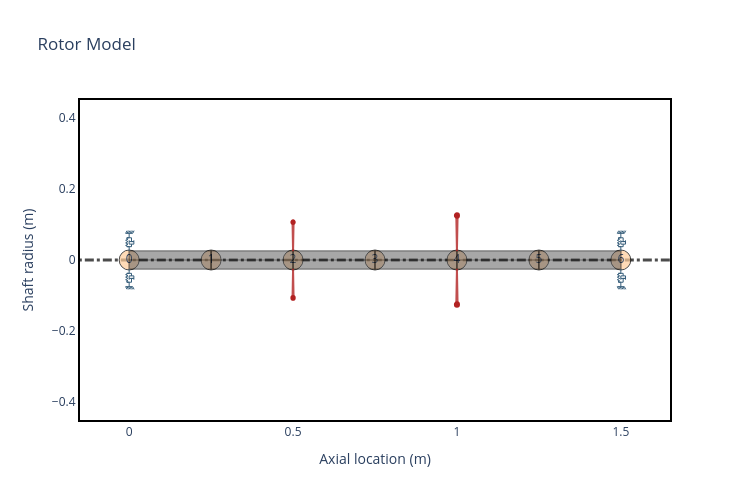

Notebook code for this chart:
### Markdown cell above
### Defining bearings, shaft and disk elements and Creating isotropic rotor

### Code cell
N = 6
L = 1.5/N
idl = 0
odl = 0.050   # shaft diameter

shaft = [rs.ShaftElement(L=L, idl=idl, odl=odl, material=steel) for i in range(N)]
bearings = [
    rs.BearingElement(n=0, kxx=1e6, kyy=1e6, cxx=100, cyy=100),
    rs.BearingElement(n=6, kxx=1e6, kyy=1e6, cxx=100, cyy=100),
]
disks = [
    rs.DiskElement.from_geometry(
        n=N/3, material=steel, width=0.070, i_d=odl, o_d=0.280, scale_factor="mass"
    ),
    rs.DiskElement.from_geometry(
        n=2*N/3, material=steel, width=0.070, i_d=odl, o_d=0.350, scale_factor="mass"
    )
]

rotor = rs.Rotor(shaft_elements=shaft, disk_elements=disks, bearing_elements=bearings)
rotor.plot_rotor(width=750, height=500)

### Figure 1 — Plotly figure (JSON) as saved in the notebook; plotly's stock layout.template omitted (floating-point values rounded to 4 significant figures)
{"data": [{"hoverinfo": "none", "line": {"color": "black", "dash": "dashdot", "width": 3}, "mode": "lines", "opacity": 0.7, "showlegend": false, "type": "scatter", "x": [-0.3, 1.8], "y": [0, 0]}, {"hoverinfo": "none", "marker": {"color": "#ffcc99", "line": {"color": "black", "width": 1}, "opacity": 0.7, "size": 20}, "mode": "markers+text", "showlegend": false, "text": ["0", "1", "2", "3", "4", "5", "6"], "type": "scatter", "x": [0, 0.25, 0.5, 0.75, 1, 1.25, 1.5], "y": [0, 0, 0, 0, 0, 0, 0]}, {"customdata": [[0, 0.05, 0, 0.05, 0, 0.25, "steel"], [0, 0.05, 0, 0.05, 0, 0.25, "steel"], [0, 0.05, 0, 0.05, 0, 0.25, "steel"], [0, 0.05, 0, 0.05, 0, 0.25, "steel"], [0, 0.05, 0, 0.05, 0, 0.25, "steel"], [0, 0.05, 0, 0.05, 0, 0.25, "steel"], [0, 0.05, 0, 0.05, 0, 0.25, "steel"], [0, 0.05, 0, 0.05, 0, 0.25, "steel"], [0, 0.05, 0, 0.05, 0, 0.25, "steel"], [0, 0.05, 0, 0.05, 0, 0.25, "steel"]], "fill": "toself", "fillcolor": "#525252", "hoverinfo": "text", "hoverlabel": {"bgcolor": "#525252"}, "hoveron": "points+fills", "hovertemplate": "Element Number: 0<br>Left Outer Diameter: 0.05 m<br>Left Inner Diameter: 0.0 m<br>Right Outer Diameter: 0.05 m<br>Right Inner Diameter: 0.0 m<br>Element Length: 0.25 m<br>Material: steel<br>", "legendgroup": "Shaft", "line": {"color": "black", "width": 1.5}, "mode": "lines", "name": "ShaftElement 0", "opacity": 0.5, "showlegend": false, "text": "Element Number: 0<br>Left Outer Diameter: 0.05 m<br>Left Inner Diameter: 0.0 m<br>Right Outer Diameter: 0.05 m<br>Right Inner Diameter: 0.0 m<br>Element Length: 0.25 m<br>Material: steel<br>", "type": "scatter", "x": [0, 0, 0.25, 0.25, 0, 0, 0, 0.25, 0.25, 0], "y": [0, 0.025, 0.025, 0, 0, 0, -0.025, -0.025, 0, 0]}, {"customdata": [[1, 0.05, 0, 0.05, 0, 0.25, "steel"], [1, 0.05, 0, 0.05, 0, 0.25, "steel"], [1, 0.05, 0, 0.05, 0, 0.25, "steel"], [1, 0.05, 0, 0.05, 0, 0.25, "steel"], [1, 0.05, 0, 0.05, 0, 0.25, "steel"], [1, 0.05, 0, 0.05, 0, 0.25, "steel"], [1, 0.05, 0, 0.05, 0, 0.25, "steel"], [1, 0.05, 0, 0.05, 0, 0.25, "steel"], [1, 0.05, 0, 0.05, 0, 0.25, "steel"], [1, 0.05, 0, 0.05, 0, 0.25, "steel"]], "fill": "toself", "fillcolor": "#525252", "hoverinfo": "text", "hoverlabel": {"bgcolor": "#525252"}, "hoveron": "points+fills", "hovertemplate": "Element Number: 1<br>Left Outer Diameter: 0.05 m<br>Left Inner Diameter: 0.0 m<br>Right Outer Diameter: 0.05 m<br>Right Inner Diameter: 0.0 m<br>Element Length: 0.25 m<br>Material: steel<br>", "legendgroup": "Shaft", "line": {"color": "black", "width": 1.5}, "mode": "lines", "name": "ShaftElement 1", "opacity": 0.5, "showlegend": false, "text": "Element Number: 1<br>Left Outer Diameter: 0.05 m<br>Left Inner Diameter: 0.0 m<br>Right Outer Diameter: 0.05 m<br>Right Inner Diameter: 0.0 m<br>Element Length: 0.25 m<br>Material: steel<br>", "type": "scatter", "x": [0.25, 0.25, 0.5, 0.5, 0.25, 0.25, 0.25, 0.5, 0.5, 0.25], "y": [0, 0.025, 0.025, 0, 0, 0, -0.025, -0.025, 0, 0]}, {"customdata": [[2, 0.05, 0, 0.05, 0, 0.25, "steel"], [2, 0.05, 0, 0.05, 0, 0.25, "steel"], [2, 0.05, 0, 0.05, 0, 0.25, "steel"], [2, 0.05, 0, 0.05, 0, 0.25, "steel"], [2, 0.05, 0, 0.05, 0, 0.25, "steel"], [2, 0.05, 0, 0.05, 0, 0.25, "steel"], [2, 0.05, 0, 0.05, 0, 0.25, "steel"], [2, 0.05, 0, 0.05, 0, 0.25, "steel"], [2, 0.05, 0, 0.05, 0, 0.25, "steel"], [2, 0.05, 0, 0.05, 0, 0.25, "steel"]], "fill": "toself", "fillcolor": "#525252", "hoverinfo": "text", "hoverlabel": {"bgcolor": "#525252"}, "hoveron": "points+fills", "hovertemplate": "Element Number: 2<br>Left Outer Diameter: 0.05 m<br>Left Inner Diameter: 0.0 m<br>Right Outer Diameter: 0.05 m<br>Right Inner Diameter: 0.0 m<br>Element Length: 0.25 m<br>Material: steel<br>", "legendgroup": "Shaft", "line": {"color": "black", "width": 1.5}, "mode": "lines", "name": "ShaftElement 2", "opacity": 0.5, "showlegend": false, "text": "Element Number: 2<br>Left Outer Diameter: 0.05 m<br>Left Inner Diameter: 0.0 m<br>Right Outer Diameter: 0.05 m<br>Right Inner Diameter: 0.0 m<br>Element Length: 0.25 m<br>Material: steel<br>", "type": "scatter", "x": [0.5, 0.5, 0.75, 0.75, 0.5, 0.5, 0.5, 0.75, 0.75, 0.5], "y": [0, 0.025, 0.025, 0, 0, 0, -0.025, -0.025, 0, 0]}, {"customdata": [[3, 0.05, 0, 0.05, 0, 0.25, "steel"], [3, 0.05, 0, 0.05, 0, 0.25, "steel"], [3, 0.05, 0, 0.05, 0, 0.25, "steel"], [3, 0.05, 0, 0.05, 0, 0.25, "steel"], [3, 0.05, 0, 0.05, 0, 0.25, "steel"], [3, 0.05, 0, 0.05, 0, 0.25, "steel"], [3, 0.05, 0, 0.05, 0, 0.25, "steel"], [3, 0.05, 0, 0.05, 0, 0.25, "steel"], [3, 0.05, 0, 0.05, 0, 0.25, "steel"], [3, 0.05, 0, 0.05, 0, 0.25, "steel"]], "fill": "toself", "fillcolor": "#525252", "hoverinfo": "text", "hoverlabel": {"bgcolor": "#525252"}, "hoveron": "points+fills", "hovertemplate": "Element Number: 3<br>Left Outer Diameter: 0.05 m<br>Left Inner Diameter: 0.0 m<br>Right Outer Diameter: 0.05 m<br>Right Inner Diameter: 0.0 m<br>Element Length: 0.25 m<br>Material: steel<br>", "legendgroup": "Shaft", "line": {"color": "black", "width": 1.5}, "mode": "lines", "name": "ShaftElement 3", "opacity": 0.5, "showlegend": false, "text": "Element Number: 3<br>Left Outer Diameter: 0.05 m<br>Left Inner Diameter: 0.0 m<br>Right Outer Diameter: 0.05 m<br>Right Inner Diameter: 0.0 m<br>Element Length: 0.25 m<br>Material: steel<br>", "type": "scatter", "x": [0.75, 0.75, 1, 1, 0.75, 0.75, 0.75, 1, 1, 0.75], "y": [0, 0.025, 0.025, 0, 0, 0, -0.025, -0.025, 0, 0]}, {"customdata": [[4, 0.05, 0, 0.05, 0, 0.25, "steel"], [4, 0.05, 0, 0.05, 0, 0.25, "steel"], [4, 0.05, 0, 0.05, 0, 0.25, "steel"], [4, 0.05, 0, 0.05, 0, 0.25, "steel"], [4, 0.05, 0, 0.05, 0, 0.25, "steel"], [4, 0.05, 0, 0.05, 0, 0.25, "steel"], [4, 0.05, 0, 0.05, 0, 0.25, "steel"], [4, 0.05, 0, 0.05, 0, 0.25, "steel"], [4, 0.05, 0, 0.05, 0, 0.25, "steel"], [4, 0.05, 0, 0.05, 0, 0.25, "steel"]], "fill": "toself", "fillcolor": "#525252", "hoverinfo": "text", "hoverlabel": {"bgcolor": "#525252"}, "hoveron": "points+fills", "hovertemplate": "Element Number: 4<br>Left Outer Diameter: 0.05 m<br>Left Inner Diameter: 0.0 m<br>Right Outer Diameter: 0.05 m<br>Right Inner Diameter: 0.0 m<br>Element Length: 0.25 m<br>Material: steel<br>", "legendgroup": "Shaft", "line": {"color": "black", "width": 1.5}, "mode": "lines", "name": "ShaftElement 4", "opacity": 0.5, "showlegend": false, "text": "Element Number: 4<br>Left Outer Diameter: 0.05 m<br>Left Inner Diameter: 0.0 m<br>Right Outer Diameter: 0.05 m<br>Right Inner Diameter: 0.0 m<br>Element Length: 0.25 m<br>Material: steel<br>", "type": "scatter", "x": [1, 1, 1.25, 1.25, 1, 1, 1, 1.25, 1.25, 1], "y": [0, 0.025, 0.025, 0, 0, 0, -0.025, -0.025, 0, 0]}, {"customdata": [[5, 0.05, 0, 0.05, 0, 0.25, "steel"], [5, 0.05, 0, 0.05, 0, 0.25, "steel"], [5, 0.05, 0, 0.05, 0, 0.25, "steel"], [5, 0.05, 0, 0.05, 0, 0.25, "steel"], [5, 0.05, 0, 0.05, 0, 0.25, "steel"], [5, 0.05, 0, 0.05, 0, 0.25, "steel"], [5, 0.05, 0, 0.05, 0, 0.25, "steel"], [5, 0.05, 0, 0.05, 0, 0.25, "steel"], [5, 0.05, 0, 0.05, 0, 0.25, "steel"], [5, 0.05, 0, 0.05, 0, 0.25, "steel"]], "fill": "toself", "fillcolor": "#525252", "hoverinfo": "text", "hoverlabel": {"bgcolor": "#525252"}, "hoveron": "points+fills", "hovertemplate": "Element Number: 5<br>Left Outer Diameter: 0.05 m<br>Left Inner Diameter: 0.0 m<br>Right Outer Diameter: 0.05 m<br>Right Inner Diameter: 0.0 m<br>Element Length: 0.25 m<br>Material: steel<br>", "legendgroup": "Shaft", "line": {"color": "black", "width": 1.5}, "mode": "lines", "name": "ShaftElement 5", "opacity": 0.5, "showlegend": false, "text": "Element Number: 5<br>Left Outer Diameter: 0.05 m<br>Left Inner Diameter: 0.0 m<br>Right Outer Diameter: 0.05 m<br>Right Inner Diameter: 0.0 m<br>Element Length: 0.25 m<br>Material: steel<br>", "type": "scatter", "x": [1.25, 1.25, 1.5, 1.5, 1.25, 1.25, 1.25, 1.5, 1.5, 1.25], "y": [0, 0.025, 0.025, 0, 0, 0, -0.025, -0.025, 0, 0]}, {"customdata": [[2, 0.3296, 0.1781, 32.59], [2, 0.3296, 0.1781, 32.59], [2, 0.3296, 0.1781, 32.59], [2, 0.3296, 0.1781, 32.59], [2, 0.3296, 0.1781, 32.59], [2, 0.3296, 0.1781, 32.59], [2, 0.3296, 0.1781, 32.59], [2, 0.3296, 0.1781, 32.59], [2, 0.3296, 0.1781, 32.59]], "fill": "toself", "fillcolor": "Firebrick", "hoverinfo": "text", "hoverlabel": {"bgcolor": "Firebrick"}, "hoveron": "points+fills", "hovertemplate": "Disk Node: 2<br>Polar Inertia: 3.296e-01<br>Diametral Inertia: 1.781e-01<br>Disk mass: 32.590<br>", "legendgroup": "disks", "line": {"color": "Firebrick", "width": 2}, "mode": "lines", "name": "Disk 0", "opacity": 0.8, "showlegend": false, "text": "Disk Node: 2<br>Polar Inertia: 3.296e-01<br>Diametral Inertia: 1.781e-01<br>Disk mass: 32.590<br>", "type": "scatter", "x": [0.5, 0.5016, 0.4984, 0.5, null, 0.5, 0.5016, 0.4984, 0.5], "y": [0.025, 0.1066, 0.1066, 0.025, null, -0.025, -0.1066, -0.1066, -0.025]}, {"customdata": [[4, 0.8051, 0.4236, 51.53], [4, 0.8051, 0.4236, 51.53], [4, 0.8051, 0.4236, 51.53], [4, 0.8051, 0.4236, 51.53], [4, 0.8051, 0.4236, 51.53], [4, 0.8051, 0.4236, 51.53], [4, 0.8051, 0.4236, 51.53], [4, 0.8051, 0.4236, 51.53], [4, 0.8051, 0.4236, 51.53]], "fill": "toself", "fillcolor": "Firebrick", "hoverinfo": "text", "hoverlabel": {"bgcolor": "Firebrick"}, "hoveron": "points+fills", "hovertemplate": "Disk Node: 4<br>Polar Inertia: 8.051e-01<br>Diametral Inertia: 4.236e-01<br>Disk mass: 51.525<br>", "legendgroup": "disks", "line": {"color": "Firebrick", "width": 2}, "mode": "lines", "name": "Disk 1", "opacity": 0.8, "showlegend": false, "text": "Disk Node: 4<br>Polar Inertia: 8.051e-01<br>Diametral Inertia: 4.236e-01<br>Disk mass: 51.525<br>", "type": "scatter", "x": [1, 1.002, 0.998, 1, null, 1, 1.002, 0.998, 1], "y": [0.025, 0.125, 0.125, 0.025, null, -0.025, -0.125, -0.125, -0.025]}, {"hoverinfo": "none", "legendgroup": "bearings", "line": {"color": "#355d7a", "width": 1}, "mode": "lines", "name": "Bearing 0", "showlegend": false, "type": "scatter", "x": [0, 0, -0.007143, 0.007143], "y": [0.025, 0.0375, 0.0375, 0.0375]}, {"hoverinfo": "none", "legendgroup": "bearings", "line": {"color": "#355d7a", "width": 1}, "mode": "lines", "name": "Bearing 0", "showlegend": false, "type": "scatter", "x": [0, 0, -0.007143, 0.007143], "y": [-0.025, -0.0375, -0.0375, -0.0375]}, {"hoverinfo": "none", "legendgroup": "bearings", "line": {"color": "#355d7a", "width": 1}, "mode": "lines", "name": "Bearing 0", "showlegend": false, "type": "scatter", "x": [0, 0, -0.007143, 0.007143], "y": [0.075, 0.0625, 0.0625, 0.0625]}, {"hoverinfo": "none", "legendgroup": "bearings", "line": {"color": "#355d7a", "width": 1}, "mode": "lines", "name": "Bearing 0", "showlegend": false, "type": "scatter", "x": [0, 0, -0.007143, 0.007143], "y": [-0.075, -0.0625, -0.0625, -0.0625]}, {"hoverinfo": "none", "legendgroup": "bearings", "line": {"color": "#355d7a", "width": 1}, "mode": "lines", "name": "Bearing 0", "showlegend": false, "type": "scatter", "x": [-0.01071, 0.01071], "y": [0.075, 0.075]}, {"hoverinfo": "none", "legendgroup": "bearings", "line": {"color": "#355d7a", "width": 1}, "mode": "lines", "name": "Bearing 0", "showlegend": false, "type": "scatter", "x": [-0.01071, 0.01071], "y": [-0.075, -0.075]}, {"hoverinfo": "none", "legendgroup": "bearings", "line": {"color": "#355d7a", "width": 1}, "mode": "lines", "name": "Bearing 0", "showlegend": false, "type": "scatter", "x": [-0.01071, -0.006429], "y": [0.075, 0.0825]}, {"hoverinfo": "none", "legendgroup": "bearings", "line": {"color": "#355d7a", "width": 1}, "mode": "lines", "name": "Bearing 0", "showlegend": false, "type": "scatter", "x": [-0.01071, -0.006429], "y": [-0.075, -0.0825]}, {"hoverinfo": "none", "legendgroup": "bearings", "line": {"color": "#355d7a", "width": 1}, "mode": "lines", "name": "Bearing 0", "showlegend": false, "type": "scatter", "x": [-0.006429, -0.002143], "y": [0.075, 0.0825]}, {"hoverinfo": "none", "legendgroup": "bearings", "line": {"color": "#355d7a", "width": 1}, "mode": "lines", "name": "Bearing 0", "showlegend": false, "type": "scatter", "x": [-0.006429, -0.002143], "y": [-0.075, -0.0825]}, {"hoverinfo": "none", "legendgroup": "bearings", "line": {"color": "#355d7a", "width": 1}, "mode": "lines", "name": "Bearing 0", "showlegend": false, "type": "scatter", "x": [-0.002143, 0.002143], "y": [0.075, 0.0825]}, {"hoverinfo": "none", "legendgroup": "bearings", "line": {"color": "#355d7a", "width": 1}, "mode": "lines", "name": "Bearing 0", "showlegend": false, "type": "scatter", "x": [-0.002143, 0.002143], "y": [-0.075, -0.0825]}, {"hoverinfo": "none", "legendgroup": "bearings", "line": {"color": "#355d7a", "width": 1}, "mode": "lines", "name": "Bearing 0", "showlegend": false, "type": "scatter", "x": [0.002143, 0.006429], "y": [0.075, 0.0825]}, {"hoverinfo": "none", "legendgroup": "bearings", "line": {"color": "#355d7a", "width": 1}, "mode": "lines", "name": "Bearing 0", "showlegend": false, "type": "scatter", "x": [0.002143, 0.006429], "y": [-0.075, -0.0825]}, {"hoverinfo": "none", "legendgroup": "bearings", "line": {"color": "#355d7a", "width": 1}, "mode": "lines", "name": "Bearing 0", "showlegend": false, "type": "scatter", "x": [0.006429, 0.01071], "y": [0.075, 0.0825]}, {"hoverinfo": "none", "legendgroup": "bearings", "line": {"color": "#355d7a", "width": 1}, "mode": "lines", "name": "Bearing 0", "showlegend": false, "type": "scatter", "x": [0.006429, 0.01071], "y": [-0.075, -0.0825]}, {"hoverinfo": "none", "legendgroup": "bearings", "line": {"color": "#355d7a", "width": 1}, "mode": "lines", "name": "Bearing 0", "showlegend": false, "type": "scatter", "x": [0.01071, 0.015], "y": [0.075, 0.0825]}, {"hoverinfo": "none", "legendgroup": "bearings", "line": {"color": "#355d7a", "width": 1}, "mode": "lines", "name": "Bearing 0", "showlegend": false, "type": "scatter", "x": [0.01071, 0.015], "y": [-0.075, -0.0825]}, {"hoverinfo": "none", "legendgroup": "bearings", "line": {"color": "#355d7a", "width": 1}, "mode": "lines", "name": "Bearing 0", "showlegend": false, "type": "scatter", "x": [-0.007143, -0.007143, -0.01071, -0.003571, -0.01071, -0.003571, -0.01071, -0.003571, -0.007143, -0.007143], "y": [0.0375, 0.04107, 0.04107, 0.04464, 0.04821, 0.05179, 0.05536, 0.05893, 0.05893, 0.0625]}, {"hoverinfo": "none", "legendgroup": "bearings", "line": {"color": "#355d7a", "width": 1}, "mode": "lines", "name": "Bearing 0", "showlegend": false, "type": "scatter", "x": [-0.007143, -0.007143, -0.01071, -0.003571, -0.01071, -0.003571, -0.01071, -0.003571, -0.007143, -0.007143], "y": [-0.0375, -0.04107, -0.04107, -0.04464, -0.04821, -0.05179, -0.05536, -0.05893, -0.05893, -0.0625]}, {"hoverinfo": "none", "legendgroup": "bearings", "line": {"color": "#355d7a", "width": 1}, "mode": "lines", "name": "Bearing 0", "showlegend": false, "type": "scatter", "x": [0.007143, 0.007143], "y": [0.0375, 0.04464]}, {"hoverinfo": "none", "legendgroup": "bearings", "line": {"color": "#355d7a", "width": 1}, "mode": "lines", "name": "Bearing 0", "showlegend": false, "type": "scatter", "x": [0.007143, 0.007143], "y": [-0.0375, -0.04464]}, {"hoverinfo": "none", "legendgroup": "bearings", "line": {"color": "#355d7a", "width": 1}, "mode": "lines", "name": "Bearing 0", "showlegend": false, "type": "scatter", "x": [0, 0, 0.01429, 0.01429], "y": [0.05536, 0.04464, 0.04464, 0.05536]}, {"hoverinfo": "none", "legendgroup": "bearings", "line": {"color": "#355d7a", "width": 1}, "mode": "lines", "name": "Bearing 0", "showlegend": false, "type": "scatter", "x": [0, 0, 0.01429, 0.01429], "y": [-0.05536, -0.04464, -0.04464, -0.05536]}, {"hoverinfo": "none", "legendgroup": "bearings", "line": {"color": "#355d7a", "width": 1}, "mode": "lines", "name": "Bearing 0", "showlegend": false, "type": "scatter", "x": [0, 0.01429, 0.007143, 0.007143], "y": [0.05179, 0.05179, 0.05179, 0.0625]}, {"hoverinfo": "none", "legendgroup": "bearings", "line": {"color": "#355d7a", "width": 1}, "mode": "lines", "name": "Bearing 0", "showlegend": false, "type": "scatter", "x": [0, 0.01429, 0.007143, 0.007143], "y": [-0.05179, -0.05179, -0.05179, -0.0625]}, {"hoverinfo": "none", "legendgroup": "bearings", "line": {"color": "#355d7a", "width": 1}, "mode": "lines", "name": "Bearing 1", "showlegend": false, "type": "scatter", "x": [1.5, 1.5, 1.493, 1.507], "y": [0.025, 0.0375, 0.0375, 0.0375]}, {"hoverinfo": "none", "legendgroup": "bearings", "line": {"color": "#355d7a", "width": 1}, "mode": "lines", "name": "Bearing 1", "showlegend": false, "type": "scatter", "x": [1.5, 1.5, 1.493, 1.507], "y": [-0.025, -0.0375, -0.0375, -0.0375]}, {"hoverinfo": "none", "legendgroup": "bearings", "line": {"color": "#355d7a", "width": 1}, "mode": "lines", "name": "Bearing 1", "showlegend": false, "type": "scatter", "x": [1.5, 1.5, 1.493, 1.507], "y": [0.075, 0.0625, 0.0625, 0.0625]}, {"hoverinfo": "none", "legendgroup": "bearings", "line": {"color": "#355d7a", "width": 1}, "mode": "lines", "name": "Bearing 1", "showlegend": false, "type": "scatter", "x": [1.5, 1.5, 1.493, 1.507], "y": [-0.075, -0.0625, -0.0625, -0.0625]}, {"hoverinfo": "none", "legendgroup": "bearings", "line": {"color": "#355d7a", "width": 1}, "mode": "lines", "name": "Bearing 1", "showlegend": false, "type": "scatter", "x": [1.489, 1.511], "y": [0.075, 0.075]}, {"hoverinfo": "none", "legendgroup": "bearings", "line": {"color": "#355d7a", "width": 1}, "mode": "lines", "name": "Bearing 1", "showlegend": false, "type": "scatter", "x": [1.489, 1.511], "y": [-0.075, -0.075]}, {"hoverinfo": "none", "legendgroup": "bearings", "line": {"color": "#355d7a", "width": 1}, "mode": "lines", "name": "Bearing 1", "showlegend": false, "type": "scatter", "x": [1.489, 1.494], "y": [0.075, 0.0825]}, {"hoverinfo": "none", "legendgroup": "bearings", "line": {"color": "#355d7a", "width": 1}, "mode": "lines", "name": "Bearing 1", "showlegend": false, "type": "scatter", "x": [1.489, 1.494], "y": [-0.075, -0.0825]}, {"hoverinfo": "none", "legendgroup": "bearings", "line": {"color": "#355d7a", "width": 1}, "mode": "lines", "name": "Bearing 1", "showlegend": false, "type": "scatter", "x": [1.494, 1.498], "y": [0.075, 0.0825]}, {"hoverinfo": "none", "legendgroup": "bearings", "line": {"color": "#355d7a", "width": 1}, "mode": "lines", "name": "Bearing 1", "showlegend": false, "type": "scatter", "x": [1.494, 1.498], "y": [-0.075, -0.0825]}, {"hoverinfo": "none", "legendgroup": "bearings", "line": {"color": "#355d7a", "width": 1}, "mode": "lines", "name": "Bearing 1", "showlegend": false, "type": "scatter", "x": [1.498, 1.502], "y": [0.075, 0.0825]}, {"hoverinfo": "none", "legendgroup": "bearings", "line": {"color": "#355d7a", "width": 1}, "mode": "lines", "name": "Bearing 1", "showlegend": false, "type": "scatter", "x": [1.498, 1.502], "y": [-0.075, -0.0825]}, {"hoverinfo": "none", "legendgroup": "bearings", "line": {"color": "#355d7a", "width": 1}, "mode": "lines", "name": "Bearing 1", "showlegend": false, "type": "scatter", "x": [1.502, 1.506], "y": [0.075, 0.0825]}, {"hoverinfo": "none", "legendgroup": "bearings", "line": {"color": "#355d7a", "width": 1}, "mode": "lines", "name": "Bearing 1", "showlegend": false, "type": "scatter", "x": [1.502, 1.506], "y": [-0.075, -0.0825]}, {"hoverinfo": "none", "legendgroup": "bearings", "line": {"color": "#355d7a", "width": 1}, "mode": "lines", "name": "Bearing 1", "showlegend": false, "type": "scatter", "x": [1.506, 1.511], "y": [0.075, 0.0825]}, {"hoverinfo": "none", "legendgroup": "bearings", "line": {"color": "#355d7a", "width": 1}, "mode": "lines", "name": "Bearing 1", "showlegend": false, "type": "scatter", "x": [1.506, 1.511], "y": [-0.075, -0.0825]}, {"hoverinfo": "none", "legendgroup": "bearings", "line": {"color": "#355d7a", "width": 1}, "mode": "lines", "name": "Bearing 1", "showlegend": false, "type": "scatter", "x": [1.511, 1.515], "y": [0.075, 0.0825]}, {"hoverinfo": "none", "legendgroup": "bearings", "line": {"color": "#355d7a", "width": 1}, "mode": "lines", "name": "Bearing 1", "showlegend": false, "type": "scatter", "x": [1.511, 1.515], "y": [-0.075, -0.0825]}, {"hoverinfo": "none", "legendgroup": "bearings", "line": {"color": "#355d7a", "width": 1}, "mode": "lines", "name": "Bearing 1", "showlegend": false, "type": "scatter", "x": [1.493, 1.493, 1.489, 1.496, 1.489, 1.496, 1.489, 1.496, 1.493, 1.493], "y": [0.0375, 0.04107, 0.04107, 0.04464, 0.04821, 0.05179, 0.05536, 0.05893, 0.05893, 0.0625]}, {"hoverinfo": "none", "legendgroup": "bearings", "line": {"color": "#355d7a", "width": 1}, "mode": "lines", "name": "Bearing 1", "showlegend": false, "type": "scatter", "x": [1.493, 1.493, 1.489, 1.496, 1.489, 1.496, 1.489, 1.496, 1.493, 1.493], "y": [-0.0375, -0.04107, -0.04107, -0.04464, -0.04821, -0.05179, -0.05536, -0.05893, -0.05893, -0.0625]}, {"hoverinfo": "none", "legendgroup": "bearings", "line": {"color": "#355d7a", "width": 1}, "mode": "lines", "name": "Bearing 1", "showlegend": false, "type": "scatter", "x": [1.507, 1.507], "y": [0.0375, 0.04464]}, {"hoverinfo": "none", "legendgroup": "bearings", "line": {"color": "#355d7a", "width": 1}, "mode": "lines", "name": "Bearing 1", "showlegend": false, "type": "scatter", "x": [1.507, 1.507], "y": [-0.0375, -0.04464]}, {"hoverinfo": "none", "legendgroup": "bearings", "line": {"color": "#355d7a", "width": 1}, "mode": "lines", "name": "Bearing 1", "showlegend": false, "type": "scatter", "x": [1.5, 1.5, 1.514, 1.514], "y": [0.05536, 0.04464, 0.04464, 0.05536]}, {"hoverinfo": "none", "legendgroup": "bearings", "line": {"color": "#355d7a", "width": 1}, "mode": "lines", "name": "Bearing 1", "showlegend": false, "type": "scatter", "x": [1.5, 1.5, 1.514, 1.514], "y": [-0.05536, -0.04464, -0.04464, -0.05536]}, {"hoverinfo": "none", "legendgroup": "bearings", "line": {"color": "#355d7a", "width": 1}, "mode": "lines", "name": "Bearing 1", "showlegend": false, "type": "scatter", "x": [1.5, 1.514, 1.507, 1.507], "y": [0.05179, 0.05179, 0.05179, 0.0625]}, {"hoverinfo": "none", "legendgroup": "bearings", "line": {"color": "#355d7a", "width": 1}, "mode": "lines", "name": "Bearing 1", "showlegend": false, "type": "scatter", "x": [1.5, 1.514, 1.507, 1.507], "y": [-0.05179, -0.05179, -0.05179, -0.0625]}], "layout": {"height": 500, "shapes": [{"fillcolor": "Firebrick", "line": {"color": "Firebrick"}, "type": "circle", "x0": 0.4949, "x1": 0.5051, "xref": "x", "y0": 0.1015, "y1": 0.1117, "yref": "y"}, {"fillcolor": "Firebrick", "line": {"color": "Firebrick"}, "type": "circle", "x0": 0.4949, "x1": 0.5051, "xref": "x", "y0": -0.1117, "y1": -0.1015, "yref": "y"}, {"fillcolor": "Firebrick", "line": {"color": "Firebrick"}, "type": "circle", "x0": 0.9938, "x1": 1.006, "xref": "x", "y0": 0.1187, "y1": 0.1313, "yref": "y"}, {"fillcolor": "Firebrick", "line": {"color": "Firebrick"}, "type": "circle", "x0": 0.9938, "x1": 1.006, "xref": "x", "y0": -0.1313, "y1": -0.1187, "yref": "y"}], "title": {"text": "Rotor Model"}, "width": 750, "xaxis": {"mirror": true, "range": [-0.15, 1.65], "showgrid": false, "title": {"text": "Axial location (m)"}, "type": "linear"}, "yaxis": {"mirror": true, "range": [-0.45, 0.45], "showgrid": false, "title": {"text": "Shaft radius (m)"}, "type": "linear"}}}
